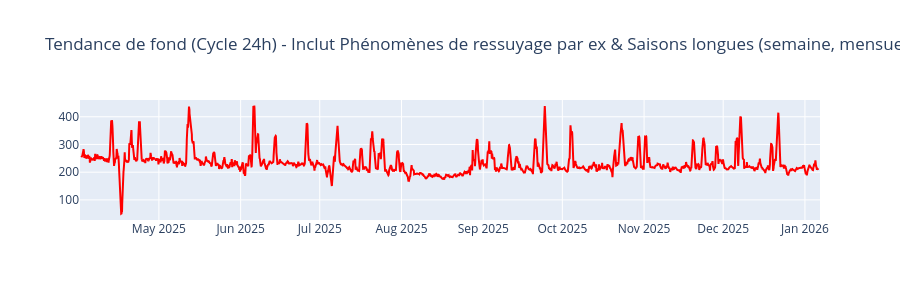
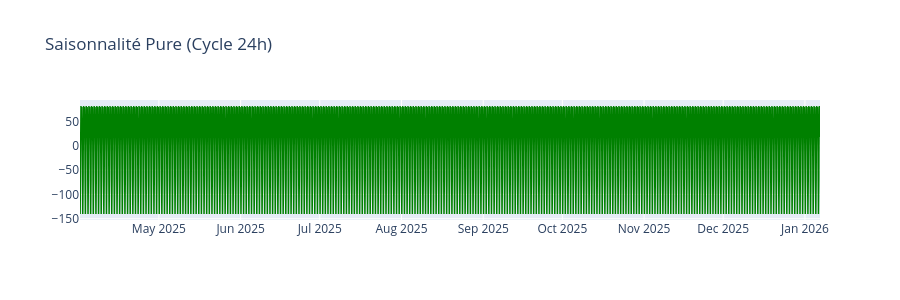
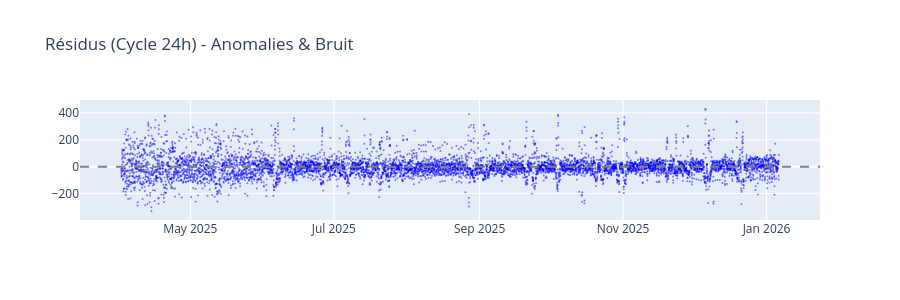

The code cell stored with these charts, in order, in its notebook:
### Markdown cell above
### B. Preuve n°2 : Décomposition du Cycle Journalier (24h)
Nous utilisons l'algorithme STL (*Seasonal-Trend-Loess*) avec une **période de 24**.

### Code cell
res_daily = seasonal_decompose(df_hourly['debit_clean'].dropna(), model='additive', period=24)

def plot_decomposition_interactive(res_object, period_name):
    fig_trend = go.Figure()
    fig_trend.add_trace(go.Scatter(x=res_object.trend.index, y=res_object.trend, line=dict(color='red', width=2), name='Tendance'))
    fig_trend.update_layout(title=f"Tendance de fond ({period_name}) - Inclut Phénomènes de ressuyage par ex & Saisons longues (semaine, mensuelles...)", height=300)
    fig_trend.show()
    
    fig_seas = go.Figure()
    fig_seas.add_trace(go.Scatter(x=res_object.seasonal.index, y=res_object.seasonal, line=dict(color='green', width=1.5), name='Saisonnalité'))
    fig_seas.update_layout(title=f"Saisonnalité Pure ({period_name})", height=300)
    fig_seas.show()
    
    # 3. Residuals
    fig_resid = go.Figure()
    fig_resid.add_trace(go.Scatter(x=res_object.resid.index, y=res_object.resid, mode='markers', marker=dict(color='blue', size=2, opacity=0.5), name='Résidus'))
    fig_resid.add_hline(y=0, line_dash="dash", line_color="gray")
    fig_resid.update_layout(title=f"Résidus ({period_name}) - Anomalies & Bruit", height=300)
    fig_resid.show()

# Affichage
plot_decomposition_interactive(res_daily, "Cycle 24h")

### Figure 1 — Plotly figure (JSON) as saved in the notebook; plotly's stock layout.template omitted (floating-point values rounded to 4 significant figures; data arrays with more than 128 entries replaced by an {"elided": "..."} marker saying what was removed)
{"data": [{"line": {"color": "red", "width": 2}, "name": "Tendance", "type": "scatter", "x": {"elided": "6736 str values"}, "y": {"elided": "6736 float values"}}], "layout": {"height": 300, "title": {"text": "Tendance de fond (Cycle 24h) - Inclut Phénomènes de ressuyage par ex & Saisons longues (semaine, mensuelles...)"}}}

### Figure 2 — Plotly figure (JSON) as saved in the notebook; plotly's stock layout.template omitted (floating-point values rounded to 4 significant figures; data arrays with more than 128 entries replaced by an {"elided": "..."} marker saying what was removed)
{"data": [{"line": {"color": "green", "width": 1.5}, "name": "Saisonnalité", "type": "scatter", "x": {"elided": "6736 str values"}, "y": {"elided": "6736 float values"}}], "layout": {"height": 300, "title": {"text": "Saisonnalité Pure (Cycle 24h)"}}}

### Figure 3 — Plotly figure (JSON) as saved in the notebook; plotly's stock layout.template omitted (floating-point values rounded to 4 significant figures; data arrays with more than 128 entries replaced by an {"elided": "..."} marker saying what was removed)
{"data": [{"marker": {"color": "blue", "opacity": 0.5, "size": 2}, "mode": "markers", "name": "Résidus", "type": "scatter", "x": {"elided": "6736 str values"}, "y": {"elided": "6736 float values"}}], "layout": {"height": 300, "shapes": [{"line": {"color": "gray", "dash": "dash"}, "type": "line", "x0": 0, "x1": 1, "xref": "x domain", "y0": 0, "y1": 0, "yref": "y"}], "title": {"text": "Résidus (Cycle 24h) - Anomalies & Bruit"}}}
